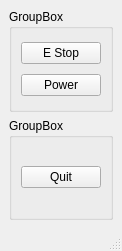
<?xml version="1.0" encoding="UTF-8"?>
<ui version="4.0">
 <class>MainWindow</class>
 <widget class="QMainWindow" name="MainWindow">
  <property name="geometry">
   <rect>
    <x>0</x>
    <y>0</y>
    <width>122</width>
    <height>251</height>
   </rect>
  </property>
  <property name="windowTitle">
   <string>MainWindow</string>
  </property>
  <widget class="QWidget" name="centralwidget">
   <layout class="QVBoxLayout" name="verticalLayout">
    <item>
     <widget class="QGroupBox" name="groupBox">
      <property name="title">
       <string>GroupBox</string>
      </property>
      <layout class="QGridLayout" name="gridLayout">
       <item row="0" column="0">
        <widget class="QPushButton" name="estop_pb">
         <property name="text">
          <string>E Stop</string>
         </property>
         <property name="checkable">
          <bool>true</bool>
         </property>
         <property name="indicator" stdset="0">
          <bool>true</bool>
         </property>
        </widget>
       </item>
       <item row="1" column="0">
        <widget class="QPushButton" name="power_pb">
         <property name="text">
          <string>Power</string>
         </property>
         <property name="checkable">
          <bool>false</bool>
         </property>
        </widget>
       </item>
      </layout>
     </widget>
    </item>
    <item>
     <widget class="QGroupBox" name="groupBox_2">
      <property name="title">
       <string>GroupBox</string>
      </property>
      <layout class="QGridLayout" name="gridLayout_2">
       <item row="0" column="0">
        <widget class="QPushButton" name="quit_pb">
         <property name="text">
          <string>Quit</string>
         </property>
        </widget>
       </item>
      </layout>
     </widget>
    </item>
   </layout>
  </widget>
  <widget class="QMenuBar" name="menubar">
   <property name="geometry">
    <rect>
     <x>0</x>
     <y>0</y>
     <width>122</width>
     <height>24</height>
    </rect>
   </property>
  </widget>
  <widget class="QStatusBar" name="statusbar"/>
 </widget>
 <resources/>
 <connections/>
</ui>
